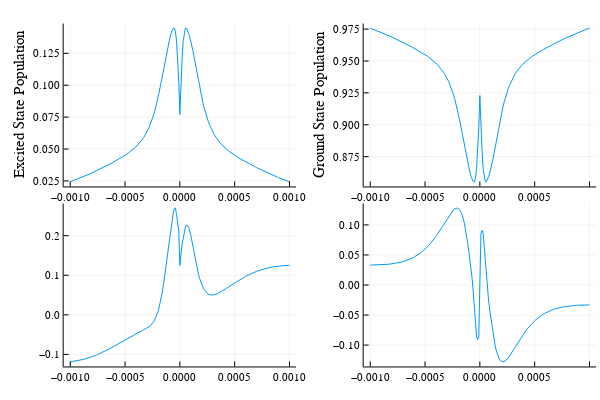

The notebook cell this image was saved under:
### Code cell
plot1=Plots.plot(Bvalues,popEx,ylabel="Excited State Population")
plot2=Plots.plot(Bvalues,popGr,ylabel="Ground State Population")
plot3=Plots.plot(Bvalues,absorb)
plot4=Plots.plot(Bvalues,rotation)
Plots.plot(plot1, plot2, plot3, plot4, layout = (2, 2), legend = false)

### Figure 1 — Plotly figure (JSON) as saved in the notebook; plotly's stock layout.template omitted (floating-point values rounded to 4 significant figures; data arrays with more than 128 entries replaced by an {"elided": "..."} marker saying what was removed)
{"data": [{"colorbar": {"title": ""}, "legendgroup": "y1", "line": {"color": "rgba(0, 154, 250, 1.000)", "dash": "solid", "shape": "linear", "width": 1}, "mode": "lines", "name": "y1", "showlegend": true, "type": "scatter", "x": {"elided": "201 float values"}, "xaxis": "x1", "y": {"elided": "201 float values"}, "yaxis": "y1", "zmax": null, "zmin": null}, {"colorbar": {"title": ""}, "legendgroup": "y1", "line": {"color": "rgba(0, 154, 250, 1.000)", "dash": "solid", "shape": "linear", "width": 1}, "mode": "lines", "name": "y1", "showlegend": true, "type": "scatter", "x": {"elided": "201 float values"}, "xaxis": "x2", "y": {"elided": "201 float values"}, "yaxis": "y2", "zmax": null, "zmin": null}, {"colorbar": {"title": ""}, "legendgroup": "y1", "line": {"color": "rgba(0, 154, 250, 1.000)", "dash": "solid", "shape": "linear", "width": 1}, "mode": "lines", "name": "y1", "showlegend": true, "type": "scatter", "x": {"elided": "201 float values"}, "xaxis": "x3", "y": {"elided": "201 float values"}, "yaxis": "y3", "zmax": null, "zmin": null}, {"colorbar": {"title": ""}, "legendgroup": "y1", "line": {"color": "rgba(0, 154, 250, 1.000)", "dash": "solid", "shape": "linear", "width": 1}, "mode": "lines", "name": "y1", "showlegend": true, "type": "scatter", "x": {"elided": "201 float values"}, "xaxis": "x4", "y": {"elided": "201 float values"}, "yaxis": "y4", "zmax": null, "zmin": null}], "layout": {"annotations": [], "height": 400, "margin": {"b": 20, "l": 0, "r": 0, "t": 20}, "paper_bgcolor": "rgba(255, 255, 255, 1.000)", "plot_bgcolor": "rgba(255, 255, 255, 1.000)", "showlegend": false, "width": 600, "xaxis1": {"anchor": "y1", "domain": [0.1061, 0.4934], "gridcolor": "rgba(0, 0, 0, 0.100)", "gridwidth": 0.5, "linecolor": "rgba(0, 0, 0, 1.000)", "mirror": false, "range": [-0.00106, 0.00106], "showgrid": true, "showline": true, "showticklabels": true, "tickangle": 0, "tickcolor": "rgb(0, 0, 0)", "tickfont": {"color": "rgba(0, 0, 0, 1.000)", "family": "sans-serif", "size": 11}, "tickmode": "array", "ticks": "inside", "ticktext": ["−0.0010", "−0.0005", "0.0000", "0.0005", "0.0010"], "tickvals": [-0.001, -0.0005, 0, 0.0005, 0.001], "title": "", "titlefont": {"color": "rgba(0, 0, 0, 1.000)", "family": "sans-serif", "size": 15}, "type": "-", "visible": true, "zeroline": false, "zerolinecolor": "rgba(0, 0, 0, 1.000)"}, "xaxis2": {"anchor": "y2", "domain": [0.6061, 0.9934], "gridcolor": "rgba(0, 0, 0, 0.100)", "gridwidth": 0.5, "linecolor": "rgba(0, 0, 0, 1.000)", "mirror": false, "range": [-0.00106, 0.00106], "showgrid": true, "showline": true, "showticklabels": true, "tickangle": 0, "tickcolor": "rgb(0, 0, 0)", "tickfont": {"color": "rgba(0, 0, 0, 1.000)", "family": "sans-serif", "size": 11}, "tickmode": "array", "ticks": "inside", "ticktext": ["−0.0010", "−0.0005", "0.0000", "0.0005", "0.0010"], "tickvals": [-0.001, -0.0005, 0, 0.0005, 0.001], "title": "", "titlefont": {"color": "rgba(0, 0, 0, 1.000)", "family": "sans-serif", "size": 15}, "type": "-", "visible": true, "zeroline": false, "zerolinecolor": "rgba(0, 0, 0, 1.000)"}, "xaxis3": {"anchor": "y3", "domain": [0.1061, 0.4934], "gridcolor": "rgba(0, 0, 0, 0.100)", "gridwidth": 0.5, "linecolor": "rgba(0, 0, 0, 1.000)", "mirror": false, "range": [-0.00106, 0.00106], "showgrid": true, "showline": true, "showticklabels": true, "tickangle": 0, "tickcolor": "rgb(0, 0, 0)", "tickfont": {"color": "rgba(0, 0, 0, 1.000)", "family": "sans-serif", "size": 11}, "tickmode": "array", "ticks": "inside", "ticktext": ["−0.0010", "−0.0005", "0.0000", "0.0005", "0.0010"], "tickvals": [-0.001, -0.0005, 0, 0.0005, 0.001], "title": "", "titlefont": {"color": "rgba(0, 0, 0, 1.000)", "family": "sans-serif", "size": 15}, "type": "-", "visible": true, "zeroline": false, "zerolinecolor": "rgba(0, 0, 0, 1.000)"}, "xaxis4": {"anchor": "y4", "domain": [0.6061, 0.9934], "gridcolor": "rgba(0, 0, 0, 0.100)", "gridwidth": 0.5, "linecolor": "rgba(0, 0, 0, 1.000)", "mirror": false, "range": [-0.00106, 0.00106], "showgrid": true, "showline": true, "showticklabels": true, "tickangle": 0, "tickcolor": "rgb(0, 0, 0)", "tickfont": {"color": "rgba(0, 0, 0, 1.000)", "family": "sans-serif", "size": 11}, "tickmode": "array", "ticks": "inside", "ticktext": ["−0.0010", "−0.0005", "0.0000", "0.0005", "0.0010"], "tickvals": [-0.001, -0.0005, 0, 0.0005, 0.001], "title": "", "titlefont": {"color": "rgba(0, 0, 0, 1.000)", "family": "sans-serif", "size": 15}, "type": "-", "visible": true, "zeroline": false, "zerolinecolor": "rgba(0, 0, 0, 1.000)"}, "yaxis1": {"anchor": "x1", "domain": [0.5376, 0.9902], "gridcolor": "rgba(0, 0, 0, 0.100)", "gridwidth": 0.5, "linecolor": "rgba(0, 0, 0, 1.000)", "mirror": false, "range": [0.02065, 0.1484], "showgrid": true, "showline": true, "showticklabels": true, "tickangle": 0, "tickcolor": "rgb(0, 0, 0)", "tickfont": {"color": "rgba(0, 0, 0, 1.000)", "family": "sans-serif", "size": 11}, "tickmode": "array", "ticks": "inside", "ticktext": ["0.025", "0.050", "0.075", "0.100", "0.125"], "tickvals": [0.025, 0.05, 0.075, 0.1, 0.125], "title": "Excited State Population", "titlefont": {"color": "rgba(0, 0, 0, 1.000)", "family": "sans-serif", "size": 15}, "type": "-", "visible": true, "zeroline": false, "zerolinecolor": "rgba(0, 0, 0, 1.000)"}, "yaxis2": {"anchor": "x2", "domain": [0.5376, 0.9902], "gridcolor": "rgba(0, 0, 0, 0.100)", "gridwidth": 0.5, "linecolor": "rgba(0, 0, 0, 1.000)", "mirror": false, "range": [0.8516, 0.9793], "showgrid": true, "showline": true, "showticklabels": true, "tickangle": 0, "tickcolor": "rgb(0, 0, 0)", "tickfont": {"color": "rgba(0, 0, 0, 1.000)", "family": "sans-serif", "size": 11}, "tickmode": "array", "ticks": "inside", "ticktext": ["0.875", "0.900", "0.925", "0.950", "0.975"], "tickvals": [0.875, 0.9, 0.925, 0.95, 0.975], "title": "Ground State Population", "titlefont": {"color": "rgba(0, 0, 0, 1.000)", "family": "sans-serif", "size": 15}, "type": "-", "visible": true, "zeroline": false, "zerolinecolor": "rgba(0, 0, 0, 1.000)"}, "yaxis3": {"anchor": "x3", "domain": [0.03762, 0.4902], "gridcolor": "rgba(0, 0, 0, 0.100)", "gridwidth": 0.5, "linecolor": "rgba(0, 0, 0, 1.000)", "mirror": false, "range": [-0.1305, 0.2812], "showgrid": true, "showline": true, "showticklabels": true, "tickangle": 0, "tickcolor": "rgb(0, 0, 0)", "tickfont": {"color": "rgba(0, 0, 0, 1.000)", "family": "sans-serif", "size": 11}, "tickmode": "array", "ticks": "inside", "ticktext": ["−0.1", "0.0", "0.1", "0.2"], "tickvals": [-0.1, 0, 0.1, 0.2], "title": "", "titlefont": {"color": "rgba(0, 0, 0, 1.000)", "family": "sans-serif", "size": 15}, "type": "-", "visible": true, "zeroline": false, "zerolinecolor": "rgba(0, 0, 0, 1.000)"}, "yaxis4": {"anchor": "x4", "domain": [0.03762, 0.4902], "gridcolor": "rgba(0, 0, 0, 0.100)", "gridwidth": 0.5, "linecolor": "rgba(0, 0, 0, 1.000)", "mirror": false, "range": [-0.1355, 0.1355], "showgrid": true, "showline": true, "showticklabels": true, "tickangle": 0, "tickcolor": "rgb(0, 0, 0)", "tickfont": {"color": "rgba(0, 0, 0, 1.000)", "family": "sans-serif", "size": 11}, "tickmode": "array", "ticks": "inside", "ticktext": ["−0.10", "−0.05", "0.00", "0.05", "0.10"], "tickvals": [-0.1, -0.05, 0, 0.05, 0.1], "title": "", "titlefont": {"color": "rgba(0, 0, 0, 1.000)", "family": "sans-serif", "size": 15}, "type": "-", "visible": true, "zeroline": false, "zerolinecolor": "rgba(0, 0, 0, 1.000)"}}}
